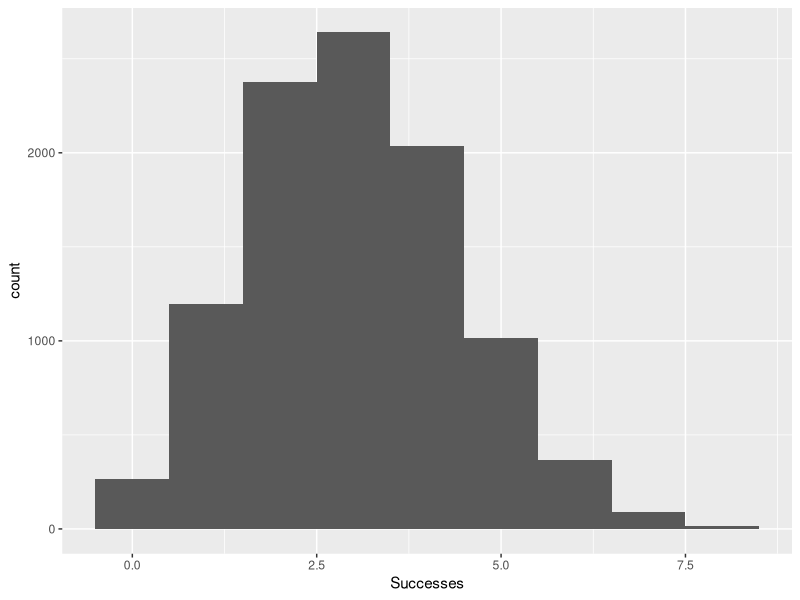
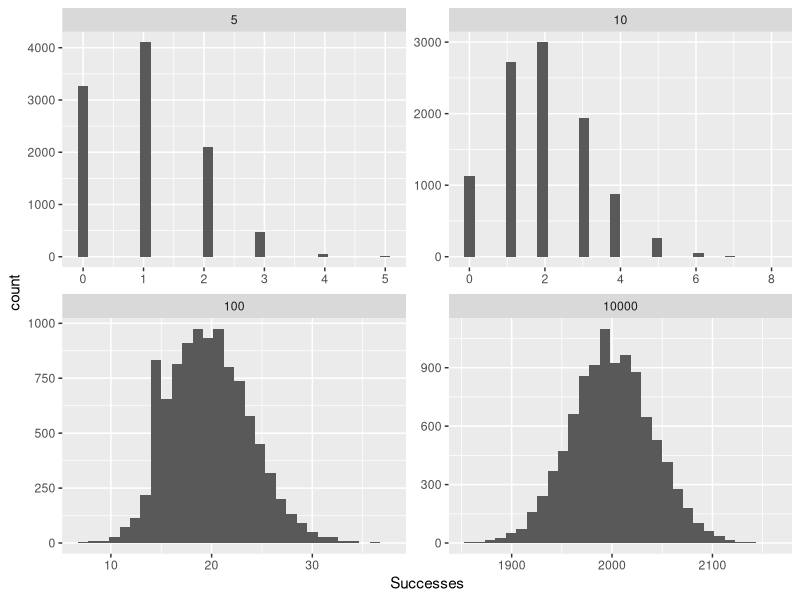

Source code (R) for these figures, in order:
#generate binom dist graphs in R
# from R For Everyone
library(ggplot2)

#vis 10k experiments w/ 10 trials and 0.3 prob success
binomData <- data.frame(Successes = rbinom(n=10000, size=10, prob=0.3))
p <- ggplot(binomData, aes(x=Successes)) + geom_histogram(binwidth=1)

#as n grows, close to normdist
binom5 <- data.frame(Successes=rbinom(n=10000, size=5, prob=.2), Size=5)
binom10 <- data.frame(Successes = rbinom(n=10000, size=10, prob=0.2), Size=10)
binom100 <- data.frame(Successes = rbinom(n=10000, size=100, prob=0.2), Size=100)
binom10000 <- data.frame(Successes = rbinom(n=10000, size=10000, prob=0.2), Size=10000)

binomAll <- rbind(binom5, binom10, binom100, binom10000)

p2 <- ggplot(binomAll, aes(x=Successes)) + geom_histogram() + 
    facet_wrap(~ Size, scales="free")

#prob exactly 3 success out of 10
dbinom(x=3, size=10, prob=0.3)
#cum prob of 3 or less success out of 10
pbinom(q=3, size=10, prob=0.3)
#more than 3
pbinom(q=3, size=10, prob=0.3, lower.tail=FALSE)